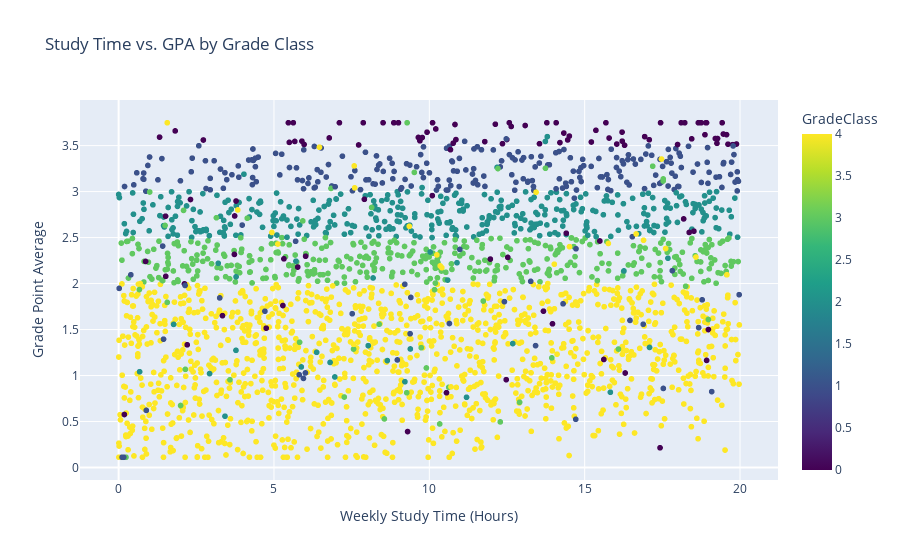

The code cell stored with this chart in its notebook:
### Code cell
fig = px.scatter(df, x='StudyTimeWeekly', y='GPA', color='GradeClass',
                 title='Study Time vs. GPA by Grade Class',
                 labels={'StudyTimeWeekly': 'Weekly Study Time (Hours)', 'GPA': 'Grade Point Average'},
                 color_continuous_scale='Viridis')
fig.update_layout(showlegend=True)
fig.show()

# Box plot: GPA by Tutoring Status
plt.figure(figsize=(8, 6))
sns.boxplot(x='Tutoring', y='GPA', data=df)
plt.title('GPA by Tutoring Status')
plt.xlabel('Tutoring (0=No, 1=Yes)')
plt.ylabel('GPA')
plt.show()

### Figure 1 — Plotly figure (JSON) as saved in the notebook; plotly's stock layout.template omitted (floating-point values rounded to 4 significant figures; data arrays with more than 128 entries replaced by an {"elided": "..."} marker saying what was removed)
{"data": [{"hovertemplate": "Weekly Study Time (Hours)=%{x}<br>Grade Point Average=%{y}<br>GradeClass=%{marker.color}<extra></extra>", "legendgroup": "", "marker": {"color": {"elided": "2392 int values"}, "coloraxis": "coloraxis", "symbol": "circle"}, "mode": "markers", "name": "", "showlegend": false, "type": "scattergl", "x": {"elided": "2392 float values"}, "xaxis": "x", "y": {"elided": "2392 float values"}, "yaxis": "y"}], "layout": {"coloraxis": {"colorbar": {"title": {"text": "GradeClass"}}, "colorscale": [[0, "#440154"], [0.1111, "#482878"], [0.2222, "#3e4989"], [0.3333, "#31688e"], [0.4444, "#26828e"], [0.5556, "#1f9e89"], [0.6667, "#35b779"], [0.7778, "#6ece58"], [0.8889, "#b5de2b"], [1, "#fde725"]]}, "legend": {"tracegroupgap": 0}, "showlegend": true, "title": {"text": "Study Time vs. GPA by Grade Class"}, "xaxis": {"anchor": "y", "domain": [0, 1], "title": {"text": "Weekly Study Time (Hours)"}}, "yaxis": {"anchor": "x", "domain": [0, 1], "title": {"text": "Grade Point Average"}}}}
